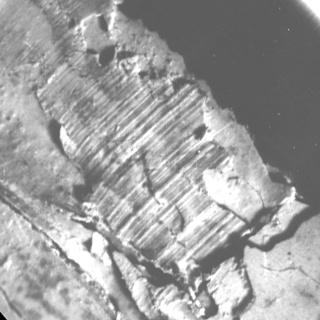
#> input picture input/gst_input.jpg, 320 x 320 px
$ python calcGST.py --input ../input/gst_input.jpg
#> lines starting #> are read from the running program, lines starting #| are printed output that depends on the picture; after the words box and inside, x2 and y2 are one past the last pixel; in counts of white or black regions, pixels touching at a corner belong together
#> further down, imgIn is the input picture: shape (320, 320); min 0, max 255, mean 158.5
'''
Retrieved from:
https://docs.opencv.org/master/d4/d70/tutorial_anisotropic_image_segmentation_by_a_gst.html

Original author:   Karpushin Vladislav
Compatibility:     OpenCV >= 3.0

python calcGST.py --input ../input/gst_input.jpg
'''

import cv2 as cv
import numpy as np
from numpy import linalg as LA
import argparse
import time

# for demo purposes
W = 35          # window size is WxW
C_Thr = 0.43    # threshold for coherency
LowThr = 35     # lower threshold for orientation, ranging from 0 to 180 degrees
HighThr = 57    # upper threshold for orientation, ranging from 0 to 180 degrees

# Parameters for super resolution
T_s = 16 # [16, 32, 64] px
k_detail = 0.25 # [0.25:0.33] px
k_denoise = 3.0 # [3.0:5.0]
D_th = 0.001 # [0.001:0.010]
D_tr = 0.006 # [0.006:0.020]
k_stretch = 4
k_shrink = 2
t = 0.12
s1 = 12
s2 = 2
M_th = 0.8 # px


# inputIMG is an image file
def calcGST(inputIMG, w):
#> called with w = 35
    img = inputIMG.astype(np.float32)

    # GST components calculation
    # J =  (J11 J12; J12 J22) - GST
    # The Sobel differential is computed by convolving
    # [ -1,  0, +1 ]                    [ -1, -2, -1 ]
    # [ -2,  0, +2 ] (horizontal)   or  [  0,  0,  0 ]    (vertical)
    # [ -1,  0, +1 ]                    [ +1, +2, +1 ]
    # with the image
    imgDiffX = cv.Sobel(img, cv.CV_32F, 1, 0, 3)
    imgDiffY = cv.Sobel(img, cv.CV_32F, 0, 1, 3)
    imgDiffXY = cv.multiply(imgDiffX, imgDiffY)

    imgDiffXX = cv.multiply(imgDiffX, imgDiffX)
    imgDiffYY = cv.multiply(imgDiffY, imgDiffY)
    # apply a box (i.e. normalized equal-weight) filter to the differential array
    J11 = cv.boxFilter(imgDiffXX, cv.CV_32F, (w,w))
    J22 = cv.boxFilter(imgDiffYY, cv.CV_32F, (w,w))
    J12 = cv.boxFilter(imgDiffXY, cv.CV_32F, (w,w))

    # eigenvalue calculation
    # lambda1 = 0.5*(J11 + J22 + sqrt((J11-J22)^2 + 4*J12^2))
    # lambda2 = 0.5*(J11 + J22 - sqrt((J11-J22)^2 + 4*J12^2))
    start_time = time.time()
    tmp1 = J11 + J22
    tmp2 = J11 - J22
    tmp2 = cv.multiply(tmp2, tmp2)
    tmp3 = cv.multiply(J12, J12)
    tmp4 = np.sqrt(tmp2 + 4.0 * tmp3)
    lambda1 = 0.5*(tmp1 + tmp4)    # biggest eigenvalue
    lambda2 = 0.5*(tmp1 - tmp4)    # smallest eigenvalue
    print("total time for eigenvalues:", time.time() - start_time)


    # Compute eigenvectors
    # For a given matrix
    # [ J11 J12 ]
    # [ J12 J22 ]
    # the eigenvector satisfies the equation
    # (J11 - lambda) * e_x + J12 * e_y = 0
    # and
    # (J12) * e_x + (J22 - lambda) * e_y = 0
    # a possible solution is e = [-J12, (J11 - lambda)] and e = [(J11 - lambda), -J22]
    # which are equivalent when normalized to length 1.
    # To get e0, we substitute lambda_1; to get e1, we substitute lambda2
    # Lastly, we normalize these curves

    sstart_time = time.time()
    e0_X = -J12
    e0_Y = J11 - lambda1
    norm_e0 = np.sqrt(cv.multiply(e0_X, e0_X) + cv.multiply(e0_Y, e0_Y))
    e0_X = cv.divide(e0_X, norm_e0)
    e0_Y = cv.divide(e0_Y, norm_e0)

    e1_X = -J12
    e1_Y = J11 - lambda2
    norm_e1 = np.sqrt(cv.multiply(e1_X, e1_X) + cv.multiply(e1_Y, e1_Y))
    e1_X = cv.divide(e1_X, norm_e1)
    e1_Y = cv.divide(e1_Y, norm_e0)
    print("total time for eigenvectors:", time.time() - start_time)

    # [30 lines of commented-out code are left out]
    imgCoherencyOut = cv.divide(tmp4, tmp1)

    # np.savetxt('coherency.csv', imgCoherencyOut, delimiter=',')

    # orientation angle calculation
    # tan(2*Alpha) = 2*J12/(J22 - J11)
    # Alpha = 0.5 atan2(2*J12/(J22 - J11))
    imgOrientationOut = cv.phase(J22 - J11, 2.0 * J12, angleInDegrees = True)
    imgOrientationOut = 0.5 * imgOrientationOut

    start_time = time.time()
    # sqrt_lambda1 = np.sqrt(lambda1)
    sqrt_lambda1 = np.sqrt(0.5 * (tmp1 + tmp4))
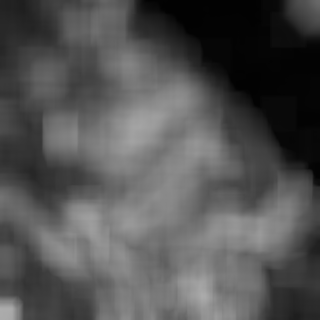
#> sqrt_lambda1: shape (320, 320) float32; min 2.44, max 172.5, mean 83.3
    # sqrt_lambda2 = np.sqrt(lambda2)
    ones_matrix = np.ones_like(img)

    # Compute k1 and k2
    A = ones_matrix + np.sqrt(imgCoherencyOut)
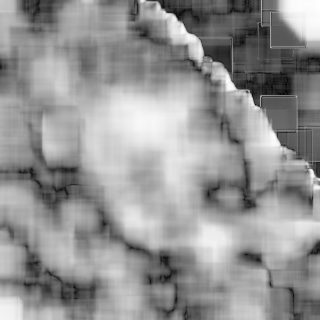
#> A: shape (320, 320) float32; min 1.02, max 1.97, mean 1.58; drawn with min black and max white
    D = (1 + D_th) * np.ones_like(img) - cv.divide(sqrt_lambda1, D_tr * ones_matrix)
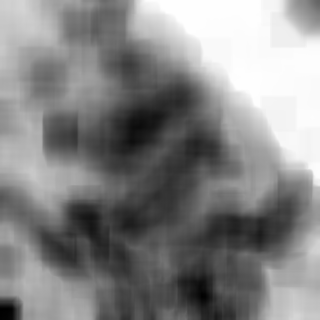
#> D: shape (320, 320) float32; min -28742.4, max -406.1, mean -13876.3; drawn with min black and max white
    D[D < 0] = 0
#> D: shape (320, 320) float32; every value is 0
    D[D > 1] = 1

    k1_hat = k_detail * k_stretch * A
    k2_hat = cv.divide(k_detail * ones_matrix, k_shrink * A)
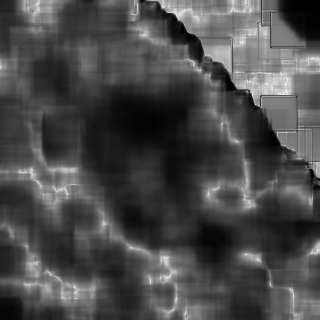
#> k2_hat: shape (320, 320) float32; min 0.0634, max 0.122, mean 0.0805; drawn with min black and max white

    k1 = ((ones_matrix - D) * k1_hat + k_detail * k_denoise * D) ** 2
    k2 = ((ones_matrix - D) * k2_hat + k_detail * k_denoise * D) ** 2
    print("Time elapsed to compute k1 and k2:", time.time() - start_time)

    # Compute omega

    return k1, k2, imgCoherencyOut, imgOrientationOut

if __name__ == "__main__":
    parser = argparse.ArgumentParser(description='Code for Anisotropic image segmentation tutorial.')
    parser.add_argument('-i', '--input', help='Path to input image.', required=True)
    args = parser.parse_args()
    imgIn = cv.imread(args.input, cv.IMREAD_GRAYSCALE)
    if imgIn is None:
        print('Could not open or find the image: {}'.format(args.input))
        exit(0)

    imgk1, imgk2, imgCoherency, imgOrientation= calcGST(imgIn, W)

    # if pixel has coherency and orientation above their respective thresholds, then it belongs to the readout
    _, imgCoherencyBin = cv.threshold(imgCoherency, C_Thr, 255, cv.THRESH_BINARY)
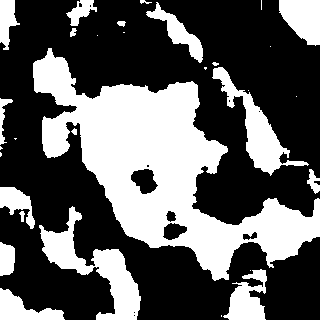
#> imgCoherencyBin: shape (320, 320) float32; 36.7% white; 31 white regions (13 under 20 px), largest, box (x1, y1, x2, y2) and area: (33, 48, 320, 281) 24068, (39, 206, 141, 320) 3563, (212, 67, 309, 176) 2479
    _, imgOrientationBin = cv.threshold(imgOrientation, LowThr, HighThr, cv.THRESH_BINARY)
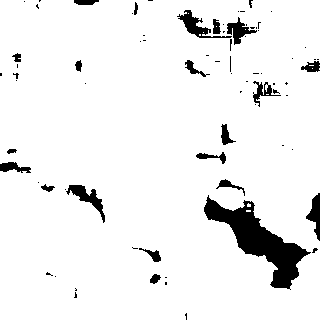
#> imgOrientationBin: shape (320, 320) float32; values 0 (black) and 57 (white), 93.5% white; 77 black regions (56 under 20 px), largest, box (x1, y1, x2, y2) and area: (204, 195, 311, 290) 3195, (66, 185, 105, 223) 434, (177, 10, 232, 38) 431

    imgBin = cv.bitwise_and(imgCoherencyBin, imgOrientationBin)
#> imgBin: shape (320, 320) float32; values 0 (black) and 57 (white), 34.9% white; 33 white regions (13 under 20 px), largest, box (x1, y1, x2, y2) and area: (33, 48, 239, 281) 20643, (39, 206, 141, 320) 3563, (212, 67, 309, 176) 2476

    imgCoherency = cv.normalize(imgCoherency, None, alpha=0, beta=1, norm_type=cv.NORM_MINMAX, dtype=cv.CV_32F)
    imgOrientation = cv.normalize(imgOrientation, None, alpha=0, beta=1, norm_type=cv.NORM_MINMAX, dtype=cv.CV_32F)

    imgk1 = cv.normalize(imgk1, None, alpha=0, beta=1, norm_type=cv.NORM_MINMAX, dtype=cv.CV_32F)
    imgk2 = cv.normalize(imgk2, None, alpha=0, beta=1, norm_type=cv.NORM_MINMAX, dtype=cv.CV_32F)

    cv.imshow('result.jpg', np.uint8(0.5*(imgIn + imgBin)))
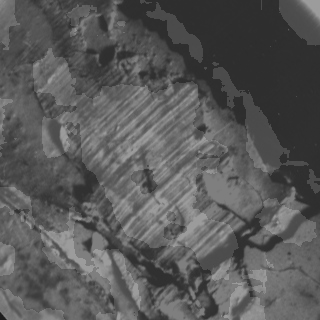
#> window 'result.jpg': shape (320, 320); min 28, max 156, mean 89
    cv.imshow('Coherency.jpg', imgCoherency)
    cv.imshow('Orientation.jpg', imgOrientation)
    cv.imshow('k1.jpg', imgk1)
    cv.imshow('k2.jpg', imgk2)
    cv.waitKey(0)
